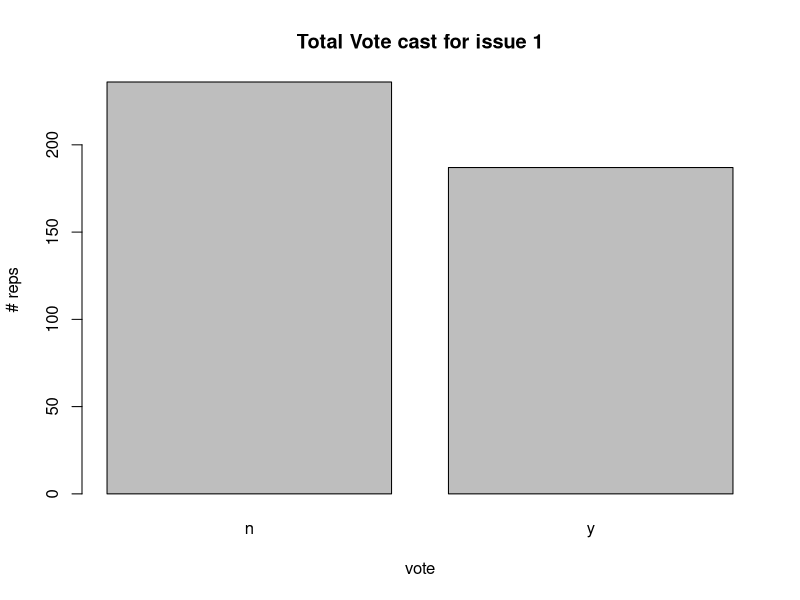
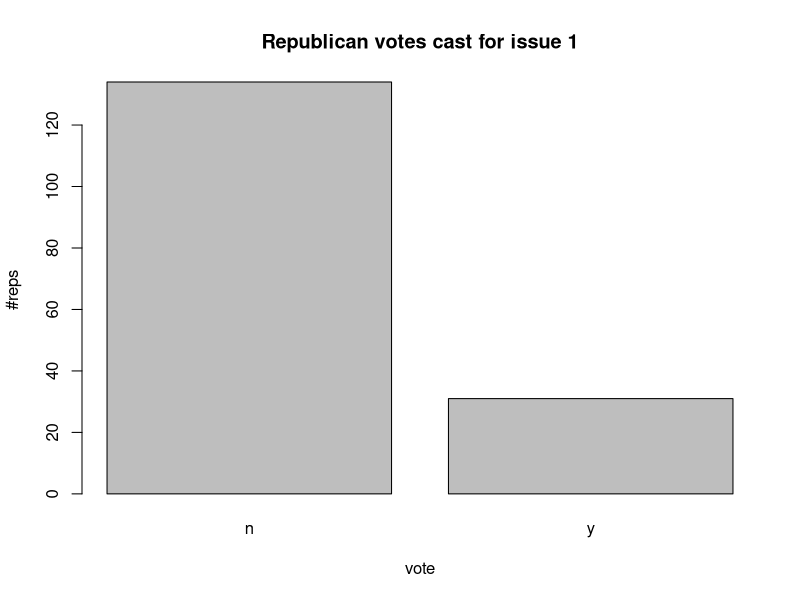
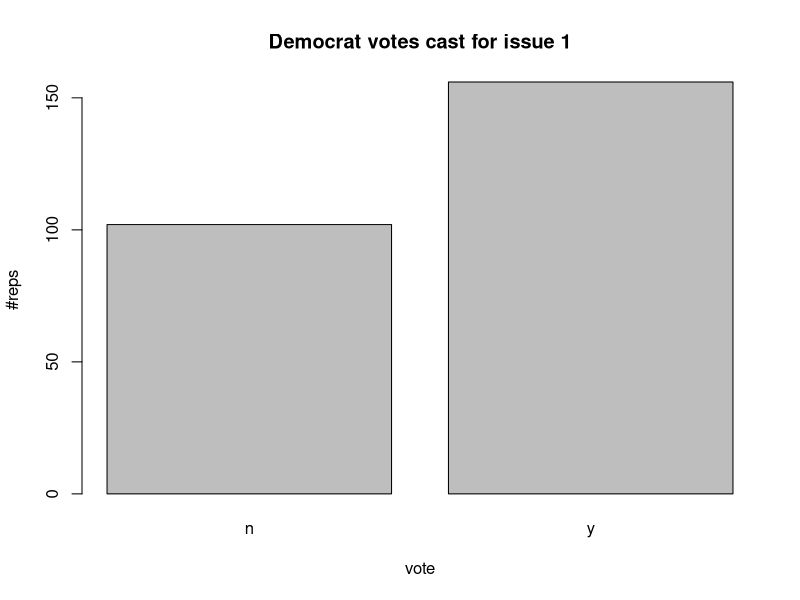

R code for these plots, in order:
## Let's study votes from the House of Representatives from 1984.

## Open the data and look at it:
data(HouseVotes84, package ="mlbench")
head(HouseVotes84, 5)
library(e1071)
str(HouseVotes84)
table(HouseVotes84$Class)

# Factor the class variables
HouseVotes84$Class <- factor(HouseVotes84$Class)
str(HouseVotes84$Class)
table(HouseVotes84$Class)

## Now, look at the total number of yes/no votes cast for the first issue
plot(as.factor(HouseVotes84[,2]))
title(main="Total Vote cast for issue 1", xlab="vote", ylab="# reps")

## How did the Republicans vote on the first issue?
plot(as.factor(HouseVotes84[HouseVotes84$Class=='republican', 2]))
title(main='Republican votes cast for issue 1', xlab='vote', ylab='#reps')

## How did the Democrats vote on the same issue?
plot(as.factor(HouseVotes84[HouseVotes84$Class=='democrat', 2]))
title(main='Democrat votes cast for issue 1', xlab='vote', ylab='#reps')

na_by_col_class <- function (col, cls) {
  return(sum(is.na(HouseVotes84[,col]) & HouseVotes84$Class==cls))
}
#let first 400 are training data and last 35 are test data
data_rand <- HouseVotes84[order(runif(435)), ]
trainingdata <- data_rand[1:350,]
testdata <- data_rand[350:435,]

table(HouseVotes84$Class)

table(trainingdata$Class)
table(testdata$Class)

library(e1071)

## Break down the training data for each issue into posterior probabilities:
modelposteriorprob <- naiveBayes(Class ~ ., data = trainingdata, type = "raw")
modelposteriorprob

## Create your naiveBayes model (remember that this is a query-based model):
nbmodel <- naiveBayes(Class ~ ., data = trainingdata)
nbmodel

#  Based on your model, now make predictions on test data
nbresult <- predict(nbmodel, testdata)
prop.table(table(nbresult))

library(caret)
library(lattice)
library(ggplot2)
library(gmodels)

nbcm<-confusionMatrix(nbresult, testdata$Class)
str(nbcm)
nbcm 

## Try to improve results by using Laplace smoothing:
modelposteriorprob2 <- naiveBayes(Class ~ ., data = trainingdata, type = "raw", laplace = 1)

modelposteriorprob2
nbmodel2 <- naiveBayes(Class ~ ., data = trainingdata)
nbmodel2
nbresult2 <- predict(nbmodel2, testdata)
nbresult2

prop.table(table(nbresult2))
nbcm2<-confusionMatrix(nbresult2, testdata$Class)

str(nbcm2)
nbcm2

tab1<-table(nbresult2,testdata$Class)
tab1
